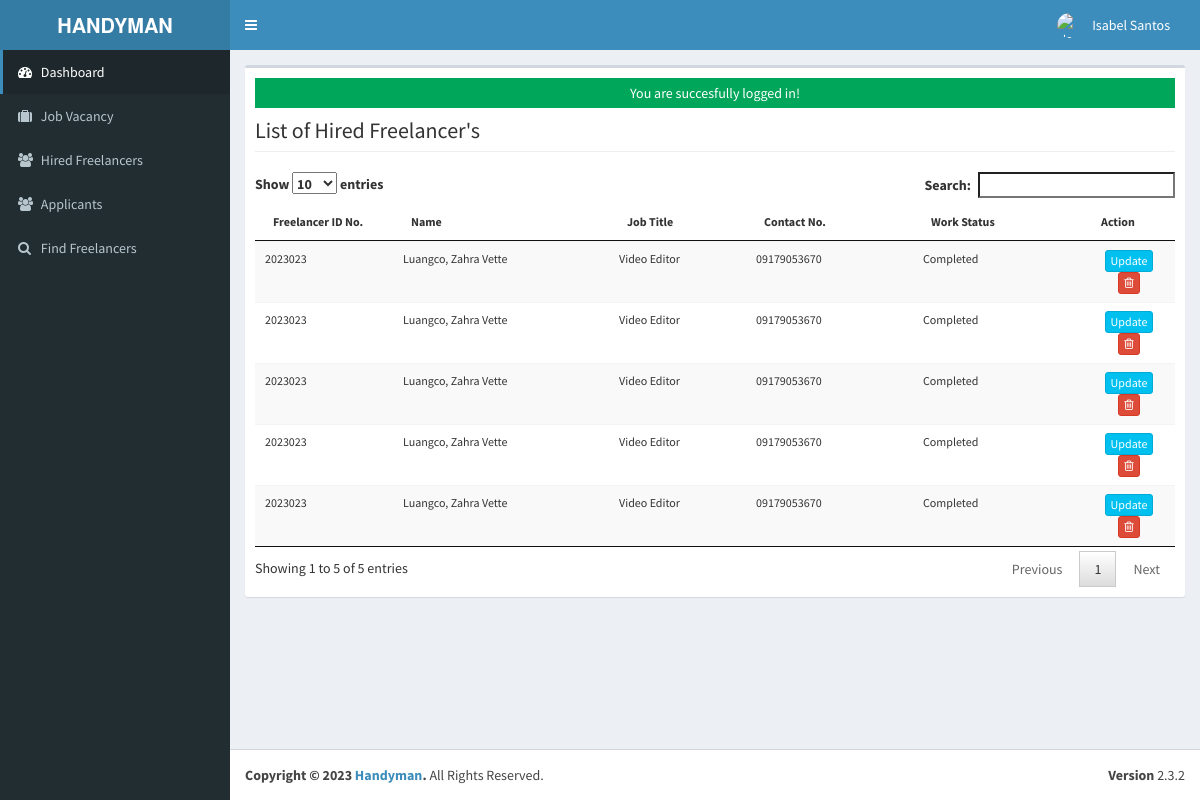
Page /admin/employee/index.php (signed in) on the committed database.
### tables this page shows
CREATE TABLE `tblusers` (
  `USERID` varchar(30) NOT NULL,
  `FULLNAME` varchar(40) NOT NULL,
  `USERNAME` varchar(90) NOT NULL,
  `PASS` varchar(90) NOT NULL,
  `PICLOCATION` varchar(255) NOT NULL,
  `EMAIL` varchar(244) NOT NULL,
  `CONTACTNO` varchar(11) NOT NULL
);

CREATE TABLE `tblemployees` (
  `INCID` int(11) NOT NULL,
  `EMPLOYEEID` varchar(30) NOT NULL,
  `F_FNAME` varchar(50) NOT NULL,
  `F_LNAME` varchar(50) NOT NULL,
  `F_MNAME` varchar(50) NOT NULL,
  `F_ADDRESS` varchar(90) NOT NULL,
  `SEX` varchar(30) NOT NULL,
  `F_CONTACTNO` varchar(40) NOT NULL,
  `F_EMAILADDRESS` varchar(90) NOT NULL,
  `POSITION` varchar(50) NOT NULL,
  `WORKSTATS` varchar(90) NOT NULL,
  `DATEHIRED` date NOT NULL,
  `AGE` int(2) NOT NULL,
  `c_id` int(11) NOT NULL,
  `j_id` int(4) NOT NULL,
  `payment` int(11) NOT NULL
);

### admin/employee/index.php (called while the page is built, shortened)
<?php
require_once ("../theme/templates.php");
?>

### include/database.php (called while the page is built, shortened)
<?php
class Database {
	var $sql_string = '';
	private $conn;
	public function open_connection() {
		$this->conn = mysqli_connect(server,user,pass);
		if(!$this->conn){
			echo "Problem in database connection! Contact administrator!";
			exit();
		}else{
			$db_select = mysqli_select_db($this->conn,database_name);
		}
	}
	function setQuery($sql='') {
		$this->sql_string=$sql;
	}
	function executeQuery() {
		$result = mysqli_query($this->conn,$this->sql_string);
		return $result;
	}
	private function confirm_query($result) {
		return $result;
	}
	function loadResultList( $key='' ) {
		$cur = $this->executeQuery();
		$array = array();
		while ($row = mysqli_fetch_object($cur)) {
			if ($key) {
				$array[$row->$key] = $row;
			} else {
				$array[] = $row;
			}
		}
		return $array;
	}
	function loadSingleResult() {
		$cur = $this->executeQuery();
		while ($row = mysqli_fetch_object($cur)) {
		return $data = $row;
		}
	}
}
$mydb = new Database();
?>

### include/accounts.php (called while the page is built, shortened)
<?php
require_once(LIB_PATH.DS.'database.php');
class User {
	protected static  $tblname = "tblusers";
	function single_user($id=""){
			global $mydb;
			$mydb->setQuery("SELECT * FROM ".self::$tblname."
				Where USERID= '{$id}' LIMIT 1");
			$cur = $mydb->loadSingleResult();
			return $cur;
	}
}
?>

### include/function.php (called while the page is built, shortened)
<?php
function currentpage(){
		$this_page = $_SERVER['SCRIPT_NAME'];
	    $bits = explode('/',$this_page);
		 return $bits[3];
	}
		?>

### admin/employee/list.php (the view, shortened to what this page needs)
<div class="row">
   	<div class="col-lg-12">
           <h1 class="page-header"> List of Hired Freelancer's</h1>
      		</div>
  	</div>
<form class="wow fadeInDownaction" action="controller.php?action=delete" Method="POST">
	<div class="table-responsive">
	<table id="dash-table" class="table table-striped  table-hover table-responsive" style="font-size:12px" cellspacing="0">
		<thead>
			<tr>
				<th width="15%">Freelancer ID No.</th>
				<th>Name</th>
				<th>Job Title</th>
				<th>Contact No.</th>
				<th>Work Status</th>
				<th width="10%" align="center">Action</th>
			</tr>
		</thead>
		<tbody>
		<?php
			$mydb->setQuery("SELECT * FROM `tblemployees` WHERE c_id = {$singleuser->USERID}");
			$cur = $mydb->loadResultList();
			foreach ($cur as $result){
				echo '<tr>';
				echo '<td>'. $result->EMPLOYEEID.'</a></td>';
				echo '<td>'. $result->F_LNAME.', '. $result->F_FNAME.'</td>';
				echo '<td>'. $result->POSITION.'</td>';
				echo '<td>'. $result->F_CONTACTNO.'</td>';
				echo '<td>'. $result->WORKSTATS.'</td>';
				echo '<td align="center" >
					<a title="Update" href="index.php?view=edit&id='.$result->EMPLOYEEID.'"  class="btn btn-info btn-xs"><span class="fa fa- fw-fa"></span>Update</a>
				  	<a title="Delete" href="controller.php?action=delete&id='.$result->EMPLOYEEID.'" class="btn btn-danger btn-xs" onclick="return confirm(\'Are you sure you want to delete this item?\')"><span class="fa fa-trash-o fw-fa"></span>
   						</a></td>';
				echo '</tr>';
			}
		?>
		</tbody>
	</table>
	</div>
</form>

### admin/theme/templates.php (shortened to what this page needs)
<!DOCTYPE html>
<html>
    <head>
        <link rel="stylesheet" href="<?php echo web_root;?>bootstrap/css/bootstrap.min.css">
        <link rel="stylesheet" href="<?php echo web_root;?>plugins/font-awesome/css/font-awesome.min.css">
        <link rel="stylesheet" href="<?php echo web_root;?>dist/css/AdminLTE.min.css">
        <link rel="stylesheet" href="<?php echo web_root;?>dist/css/skins/_all-skins.min.css">
        <link rel="stylesheet" href="<?php echo web_root;?>plugins/iCheck/flat/blue.css">
        <link rel="stylesheet" href="<?php echo web_root;?>plugins/morris/morris.css">
        <link rel="stylesheet" href="<?php echo web_root;?>plugins/jvectormap/jquery-jvectormap-1.2.2.css">
        <link href="<?php echo web_root; ?>plugins/datepicker/bootstrap-datetimepicker.min.css" rel="stylesheet" media="screen">
        <link rel="stylesheet" href="<?php echo web_root;?>plugins/dataTables/jquery.dataTables.min.css">
        <link rel="stylesheet" href="<?php echo web_root;?>plugins/bootstrap-wysihtml5/bootstrap3-wysihtml5.min.css">
    </head>
 <body class="hold-transition skin-blue fixed sidebar-mini">
<div class="wrapper">
  <header class="main-header">
    <a href="<?php echo web_root;?>/admin/" class="logo">
      <span class="logo-lg"><b>HANDYMAN</b></span>
    </a>
    <nav class="navbar navbar-static-top" role="navigation">
      <a href="#" class="sidebar-toggle" data-toggle="offcanvas" role="button">
      </a>
      <div class="navbar-custom-menu">
        <ul class="nav navbar-nav">
         <?php
          $user = New User();
          $singleuser = $user->single_user($_SESSION['ADMIN_USERID']);
          if(empty($singleuser->PICLOCATION)) {
            $profileImage = web_root.'admin/user/photos/default.png';
          } else {
          $profileImage = web_root.'admin/user/'. $singleuser->PICLOCATION;
          }
        ?>
<li class="dropdown user user-menu" style="padding-right: 15px;">
  <a href="#" class="dropdown-toggle" data-toggle="dropdown">
    <img src="<?php echo $profileImage; ?>" class="user-image" alt="User Image">
    <span class="hidden-xs"><?php echo $singleuser->FULLNAME; ?></span>
  </a>
</li>
        </ul>
      </div>
    </nav>
  </header>
  <aside class="main-sidebar">
    <section class="sidebar">
      <ul class="sidebar-menu">
        <li  class="<?php echo (currentpage() == 'index.php') ? "active" : false;?>" >
          <a href="<?php echo web_root ;?>admin/">
            <i class="fa fa-dashboard"></i> <span>Dashboard</span>
          </a>
        </li>
        <li class="<?php echo (currentpage() == 'vacancy') ? "active" : false;?>" >
          <a href="<?php echo web_root ;?>admin/vacancy/">
            <i class="fa fa-suitcase"></i> <span>Job Vacancy</span>
          </a>
        </li>
        <li class="<?php echo (currentpage() == 'employee') ? "active" : false;?>" >
          <a href="<?php echo web_root ;?>admin/employee/">
            <i class="fa fa-users"></i> <span>Hired Freelancers</span>
          </a>
        </li>
        <li class="<?php echo (currentpage() == 'applicants') ? "active" : false;?>" >
          <a href="<?php echo web_root ;?>admin/applicants/">
            <i class="fa fa-users"></i> <span>Applicants</span>
          </a>
        </li>
        <li class="<?php echo (currentpage() == 'search') ? "active" : false;?>" >
          <a href="<?php echo web_root ;?>admin/search/">
            <i class="fa fa-search"></i> <span>Find Freelancers</span>
          </a>
        </li>
      </ul>
    </section>
  </aside>
  <div class="content-wrapper">
         <section class="content">
          <div class="row">
            <div class="col-xs-12">
              <div class="box">
                <div class="box-body">
              <?php
               check_message();
               require_once $content;
               ?>
             </div>
             </div>
           </div>
         </div>
         </section>
 </div>
  <footer class="main-footer">
    <div class="pull-right hidden-xs">
      <b>Version</b> 2.3.2
    </div>
    <strong>Copyright &copy; 2023 <a href="#">Handyman</a>.</strong> All Rights
    Reserved.
  </footer>
    </body>
</html>

### include/session.php (shortened to what this page needs)
		<?php
	function check_message(){
		if(isset($_SESSION['message'])){
			if(isset($_SESSION['msgtype'])){
				if ($_SESSION['msgtype']=="info"){
	 				echo  '<div class="alert-info" style="height:30px;text-align:center;padding:5px">'. $_SESSION['message'] . '</div>';
				}elseif($_SESSION['msgtype']=="error"){
					echo  '<div class="alert alert-danger" style="height:30px;text-align:center;padding:5px">' . $_SESSION['message'] . '</div>';
				}elseif($_SESSION['msgtype']=="success"){
					echo  '<div class="alert-success" style="height:30px;text-align:center;padding:5px">' . $_SESSION['message'] . '</div>';
				}
	   		}
		}
	}
?>

### rows in the picture
tblusers: FULLNAME "Isabel Santos"
tblemployees: EMPLOYEEID "2023023", F_LNAME "Luangco", F_FNAME "Zahra Vette", POSITION "Video Editor", F_CONTACTNO "09179053670", WORKSTATS "Completed"
tblemployees: EMPLOYEEID "2023023", F_LNAME "Luangco", F_FNAME "Zahra Vette", POSITION "Video Editor", F_CONTACTNO "09179053670", WORKSTATS "Completed"
tblemployees: EMPLOYEEID "2023023", F_LNAME "Luangco", F_FNAME "Zahra Vette", POSITION "Video Editor", F_CONTACTNO "09179053670", WORKSTATS "Completed"
tblemployees: EMPLOYEEID "2023023", F_LNAME "Luangco", F_FNAME "Zahra Vette", POSITION "Video Editor", F_CONTACTNO "09179053670", WORKSTATS "Completed"
tblemployees: EMPLOYEEID "2023023", F_LNAME "Luangco", F_FNAME "Zahra Vette", POSITION "Video Editor", F_CONTACTNO "09179053670", WORKSTATS "Completed"

### other values in the picture
$_SESSION['message'] "You are succesfully logged in!"
